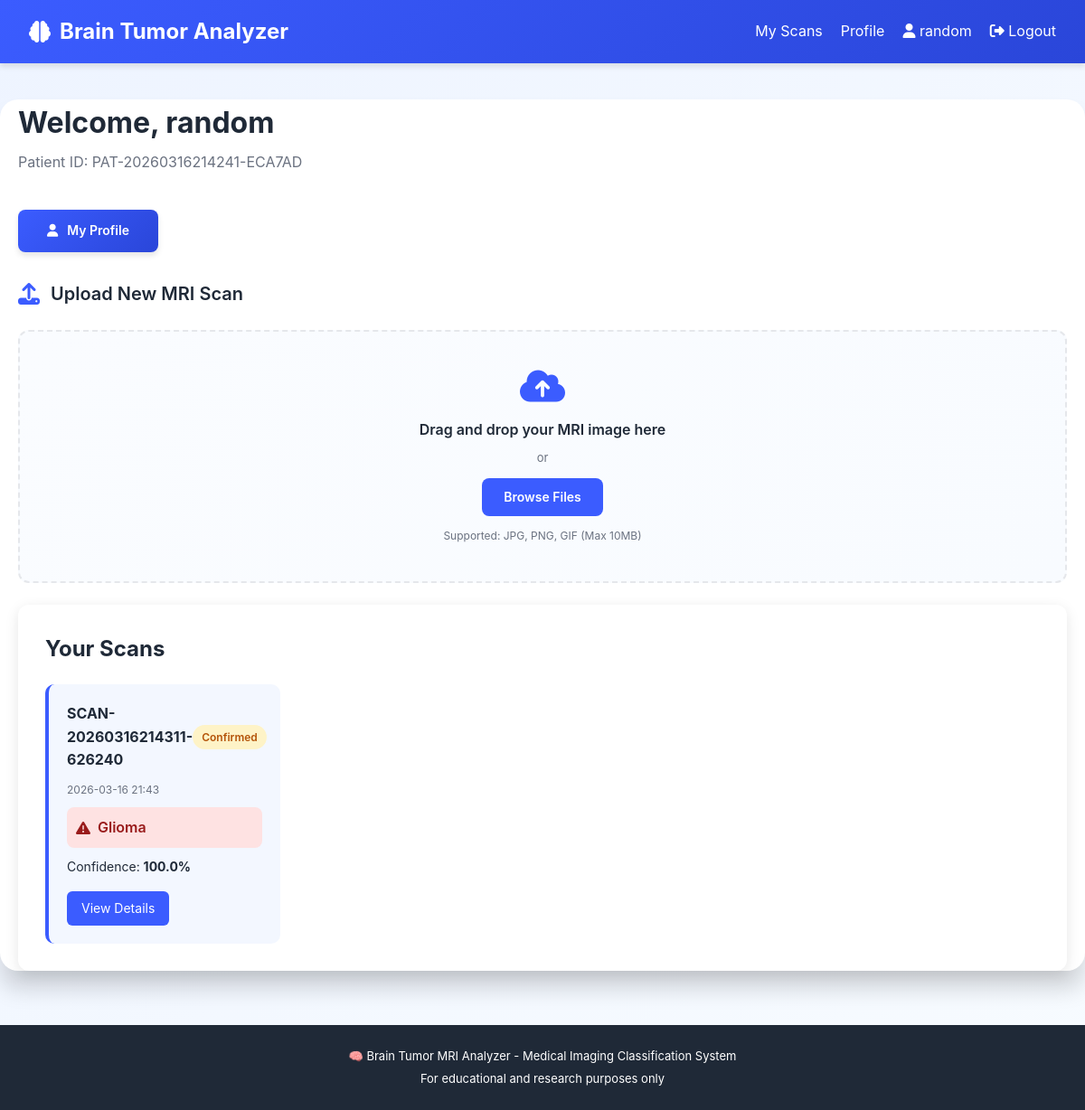
Screenshot of /patient/dashboard (signed in) with the database file from the repository.
### models.py (models this page shows, shortened)
class Patient(UserMixin, db.Model):
    __tablename__ = 'patients'
    id = db.Column(db.Integer, primary_key=True)
    patient_id = db.Column(db.String(50), unique=True, nullable=False)
    full_name = db.Column(db.String(120), nullable=False)
    email = db.Column(db.String(120), unique=True, nullable=False)
    password_hash = db.Column(db.String(255), nullable=False)
    phone = db.Column(db.String(15), nullable=False, unique=True)
    date_of_birth = db.Column(db.Date, nullable=False)
    gender = db.Column(db.String(10), nullable=False)
    blood_group = db.Column(db.String(5), nullable=True)
    address = db.Column(db.String(255), nullable=True)
    city = db.Column(db.String(50), nullable=True)
    state = db.Column(db.String(50), nullable=True)
    postal_code = db.Column(db.String(10), nullable=True)
    emergency_contact = db.Column(db.String(120), nullable=True)
    emergency_phone = db.Column(db.String(15), nullable=True)
    medical_history = db.Column(db.Text, nullable=True)
    allergies = db.Column(db.Text, nullable=True)
    current_medications = db.Column(db.Text, nullable=True)
    doctor_id = db.Column(db.Integer, db.ForeignKey('doctors.id'), nullable=False)
    created_at = db.Column(db.DateTime, default=datetime.utcnow)
    updated_at = db.Column(db.DateTime, default=datetime.utcnow, onupdate=datetime.utcnow)
    scans = db.relationship('MRIScan', backref='patient', lazy=True, cascade='all, delete-orphan')
    def __repr__(self):
        return f'<Patient {self.full_name}>'

class MRIScan(db.Model):
    __tablename__ = 'mri_scans'
    id = db.Column(db.Integer, primary_key=True)
    scan_id = db.Column(db.String(50), unique=True, nullable=False)
    patient_id = db.Column(db.Integer, db.ForeignKey('patients.id'), nullable=False)
    scan_date = db.Column(db.DateTime, default=datetime.utcnow)
    tumor_status = db.Column(db.String(50), nullable=False)
    tumor_type = db.Column(db.String(50), nullable=True)
    confidence = db.Column(db.Float, nullable=False)
    image_path = db.Column(db.String(255), nullable=True)
    annotated_image_path = db.Column(db.String(255), nullable=True)
    clinical_notes = db.Column(db.Text, nullable=True)
    prediction_data = db.Column(db.JSON, nullable=True)
    status = db.Column(db.String(20), default='Pending')  # Pending, Confirmed, Rejected
    doctor_notes = db.Column(db.Text, nullable=True)
    doctor_diagnosis = db.Column(db.String(100), nullable=True)  # Doctor's confirmation
    reviewed_by_id = db.Column(db.Integer, db.ForeignKey('doctors.id'), nullable=True)
    review_date = db.Column(db.DateTime, nullable=True)
    created_at = db.Column(db.DateTime, default=datetime.utcnow)
    updated_at = db.Column(db.DateTime, default=datetime.utcnow, onupdate=datetime.utcnow)
    reviewed_by = db.relationship('Doctor', foreign_keys=[reviewed_by_id])

### app.py (the view)
@app.route('/patient/dashboard')
@login_required
def patient_dashboard():
    print(f"\n[PATIENT DASHBOARD CHECK]")
    print(f"  Current User: {current_user}")
    print(f"  Is Patient: {isinstance(current_user, Patient)}")
    print(f"  Is Doctor: {isinstance(current_user, Doctor)}\n")
    if not isinstance(current_user, Patient):
        print(f"✗ ACCESS DENIED - User is not a Patient")
        flash('Unauthorized access. Please login as a patient.', 'danger')
        logout_user()
        return redirect(url_for('patient_login'))
    scans = MRIScan.query.filter_by(patient_id=current_user.id).order_by(MRIScan.created_at.desc()).all()
    return render_template('patient_dashboard.html', patient=current_user, scans=scans)

### app.py (called while the page is built)
@app.after_request
def after_request(response):
    response.headers['Cache-Control'] = 'no-cache, no-store, must-revalidate'
    response.headers['Pragma'] = 'no-cache'
    response.headers['Expires'] = '0'
    return response

@login_manager.user_loader
def load_user(user_id):
    from flask import session
    try:
        user_id = int(user_id)
    except (TypeError, ValueError):
        return None
    role = session.get('role')
    if role == 'doctor':
        return Doctor.query.get(user_id)
    elif role == 'patient':
        return Patient.query.get(user_id)
    return None

### templates/patient_dashboard.html (shortened to what this page needs)
{% extends "base.html" %}
{% block content %}
<div class="container">
    <div class="dashboard-header">
        <h1>Welcome, {{ current_user.full_name }}</h1>
        <p>Patient ID: {{ current_user.patient_id }}</p>
    </div>
    <div class="actions-bar">
        <a href="{{ url_for('patient_profile') }}" class="btn btn-primary">
            <i class="fas fa-user"></i> My Profile
        </a>
    </div>
    <section class="upload-section">
        <div class="section-header">
            <i class="fas fa-upload"></i>
            <h2>Upload New MRI Scan</h2>
        </div>
        <div class="upload-area" id="uploadArea">
            <div class="upload-icon">
                <i class="fas fa-cloud-upload-alt"></i>
            </div>
            <p class="upload-text">Drag and drop your MRI image here</p>
            <p class="upload-subtext">or</p>
            <label class="file-label">
                <span class="browse-btn">Browse Files</span>
            </label>
            <p class="file-types">Supported: JPG, PNG, GIF (Max 10MB)</p>
        </div>
    </section>
    <div class="scans-section">
        <h2>Your Scans</h2>
        {% if scans %}
            <div class="scans-grid">
                {% for scan in scans %}
                    <div class="scan-card">
                        <div class="scan-header">
                            <h3>{{ scan.scan_id }}</h3>
                            <span class="badge badge-{{ 'success' if scan.status == 'Approved' else 'warning' }}">
                                {{ scan.status }}
                            </span>
                        </div>
                        <p class="scan-date">{{ scan.created_at.strftime('%Y-%m-%d %H:%M') }}</p>
                        {% if scan.tumor_status == 'No Tumor' %}
                            <div class="result-badge success">
                                <i class="fas fa-check"></i> No Tumor
                            </div>
                        {% else %}
                            <div class="result-badge danger">
                                <i class="fas fa-warning"></i> {{ scan.tumor_type|capitalize }}
                            </div>
                        {% endif %}
                        <p class="confidence">Confidence: <strong>{{ scan.confidence }}%</strong></p>
                        <a href="{{ url_for('patient_view_scan', scan_id=scan.id) }}" class="btn-card">
                            View Details
                        </a>
                    </div>
                {% endfor %}
            </div>
        {% else %}
            <p class="no-data">No scans yet. Upload one to get started!</p>
        {% endif %}
    </div>
</div>
{% endblock %}

### templates/base.html (shortened to what this page needs)
<!DOCTYPE html>
<html lang="en">
<head>
    <link rel="stylesheet" href="https://cdnjs.cloudflare.com/ajax/libs/font-awesome/6.4.0/css/all.min.css">
    <link rel="stylesheet" href="{{ url_for('static', filename='style.css') }}">
</head>
<body>
    <nav class="navbar">
        <div class="navbar-container">
            <div class="navbar-brand">
                <i class="fas fa-brain"></i>
                Brain Tumor Analyzer
            </div>
            <ul class="navbar-menu">
                {% if current_user.is_authenticated %}
                    {% if current_user.__class__.__name__ == 'Doctor' %}
                        <li><a href="{{ url_for('doctor_dashboard') }}">Dashboard</a></li>
                        <li><span><i class="fas fa-stethoscope"></i> Dr. {{ current_user.full_name }}</span></li>
                    {% elif current_user.__class__.__name__ == 'Patient' %}
                        <li><a href="{{ url_for('patient_dashboard') }}">My Scans</a></li>
                        <li><a href="{{ url_for('patient_profile') }}">Profile</a></li>
                        <li><span><i class="fas fa-user"></i> {{ current_user.full_name }}</span></li>
                    {% endif %}
                    <li><a href="{{ url_for('logout') }}"><i class="fas fa-sign-out-alt"></i> Logout</a></li>
                {% else %}
                    <li><a href="{{ url_for('home') }}">Home</a></li>
                {% endif %}
            </ul>
        </div>
    </nav>
    {% block content %}{% endblock %}
    <footer class="footer">
        <p>🧠 Brain Tumor MRI Analyzer - Medical Imaging Classification System</p>
        <p>For educational and research purposes only</p>
    </footer>
</body>
</html>

### static/style.css (style rules this page uses)
* { margin: 0; padding: 0; box-sizing: border-box; }
html, body { height: 100%; }
body { font-family: -apple-system, BlinkMacSystemFont, "Segoe UI", Roboto, "Helvetica Neue", Arial, sans-serif; background: linear-gradient(135deg, #eef4ff 0%, #f7fbff 50%, #f0f9ff 100%); color: var(--text-dark); line-height: 1.6; }
.container { width: 100%; max-width: 600px; background: white; border-radius: 20px; box-shadow: var(--shadow-xl); padding: 40px; animation: slideUp 0.5s ease-out; }
.section-header { display: flex; align-items: center; gap: 12px; margin-bottom: 24px; }
.section-header i { font-size: 24px; color: var(--primary); }
.section-header h2 { font-size: 20px; font-weight: 600; color: var(--text-dark); }
.upload-area { border: 2px dashed var(--border-color); border-radius: 16px; padding: 40px 20px; background: linear-gradient(135deg, var(--bg-lighter) 0%, #f8fbff 100%); text-align: center; cursor: pointer; transition: all 0.3s ease; margin-bottom: 24px; }
.upload-icon { font-size: 48px; color: var(--primary); margin-bottom: 16px; }
.upload-text { font-size: 16px; font-weight: 600; color: var(--text-dark); margin-bottom: 8px; }
.upload-subtext { font-size: 13px; color: var(--text-light); margin-bottom: 12px; }
.file-label { display: inline-block; }
.browse-btn { display: inline-block; background: var(--primary); color: white; padding: 10px 24px; border-radius: 8px; font-weight: 600; font-size: 14px; cursor: pointer; transition: all 0.3s ease; }
.file-types { font-size: 12px; color: var(--text-light); margin-top: 12px; }
.footer { background: rgba(0, 0, 0, 0.8); color: white; text-align: center; padding: 24px 20px; font-size: 13px; margin-top: auto; }
.footer p { margin: 4px 0; }

### templates/base.html (style rules this page uses)
:root { --primary: #3b5cff; --primary-dark: #2a46d9; --success: #10b981; --danger: #ef4444; --warning: #f59e0b; --bg-light: #f3f7ff; --text-dark: #1f2937; --text-light: #6b7280; }
* { margin: 0; padding: 0; box-sizing: border-box; }
body { font-family: -apple-system, BlinkMacSystemFont, "Segoe UI", Roboto, sans-serif; background: linear-gradient(135deg, #eef4ff 0%, #f7fbff 100%); min-height: 100vh; }
.navbar { background: linear-gradient(135deg, var(--primary), var(--primary-dark)); color: white; padding: 1rem 2rem; box-shadow: 0 4px 6px rgba(0, 0, 0, 0.1); }
.navbar-container { max-width: 1200px; margin: 0 auto; display: flex; justify-content: space-between; align-items: center; }
.navbar-brand { font-size: 24px; font-weight: bold; display: flex; align-items: center; gap: 10px; }
.navbar-menu { display: flex; gap: 20px; align-items: center; list-style: none; }
.navbar-menu a { color: white; text-decoration: none; transition: opacity 0.3s; }
.container { max-width: 1200px; margin: 40px auto; padding: 0 20px; }
.btn { display: inline-flex; align-items: center; gap: 8px; padding: 10px 20px; border: none; border-radius: 8px; font-weight: 600; cursor: pointer; transition: all 0.3s; text-decoration: none; }
.btn-primary { background: var(--primary); color: white; }
.footer { background: #1f2937; color: white; text-align: center; padding: 20px; margin-top: 60px; }

### rows the page displays
Patient: full_name "random", patient_id "PAT-20260316214241-ECA7AD"
MRIScan: scan_id "SCAN-20260316214311-626240", status "Confirmed", created_at "2026-03-16 21:43", tumor_type "Glioma", confidence "100.0"
